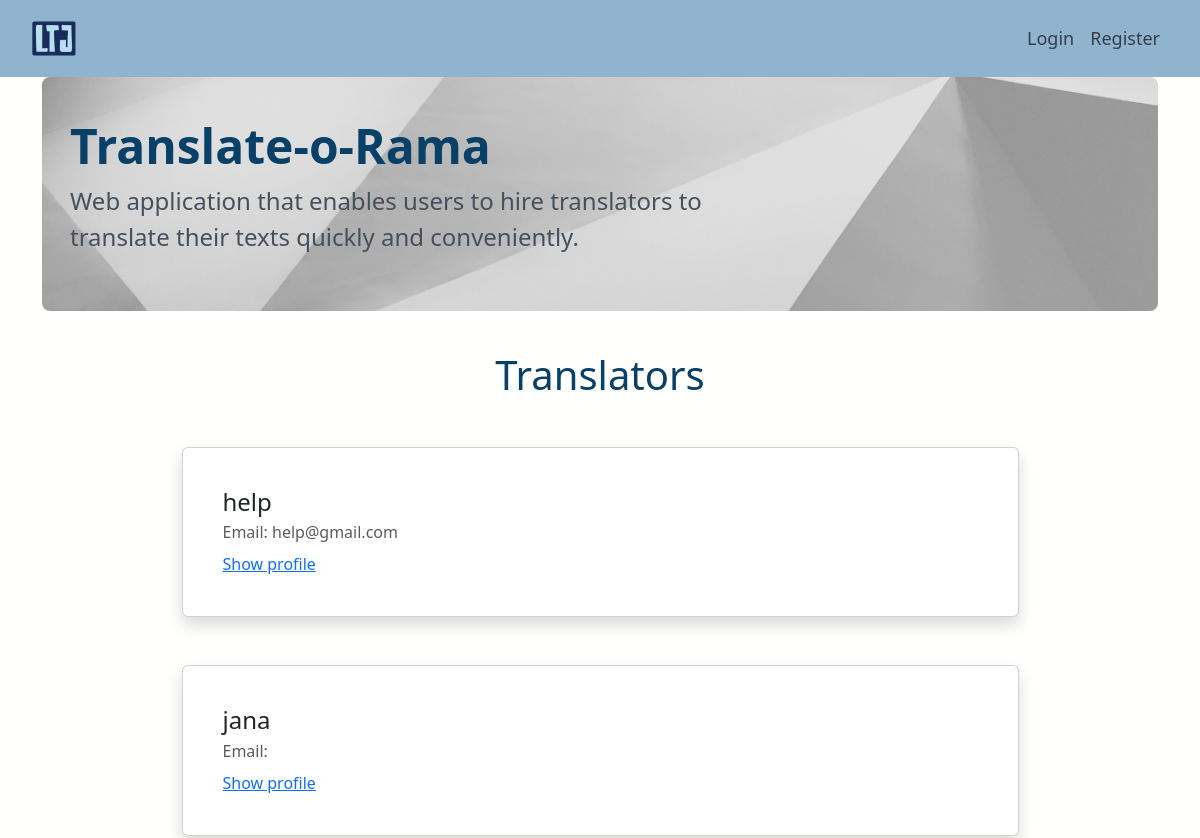
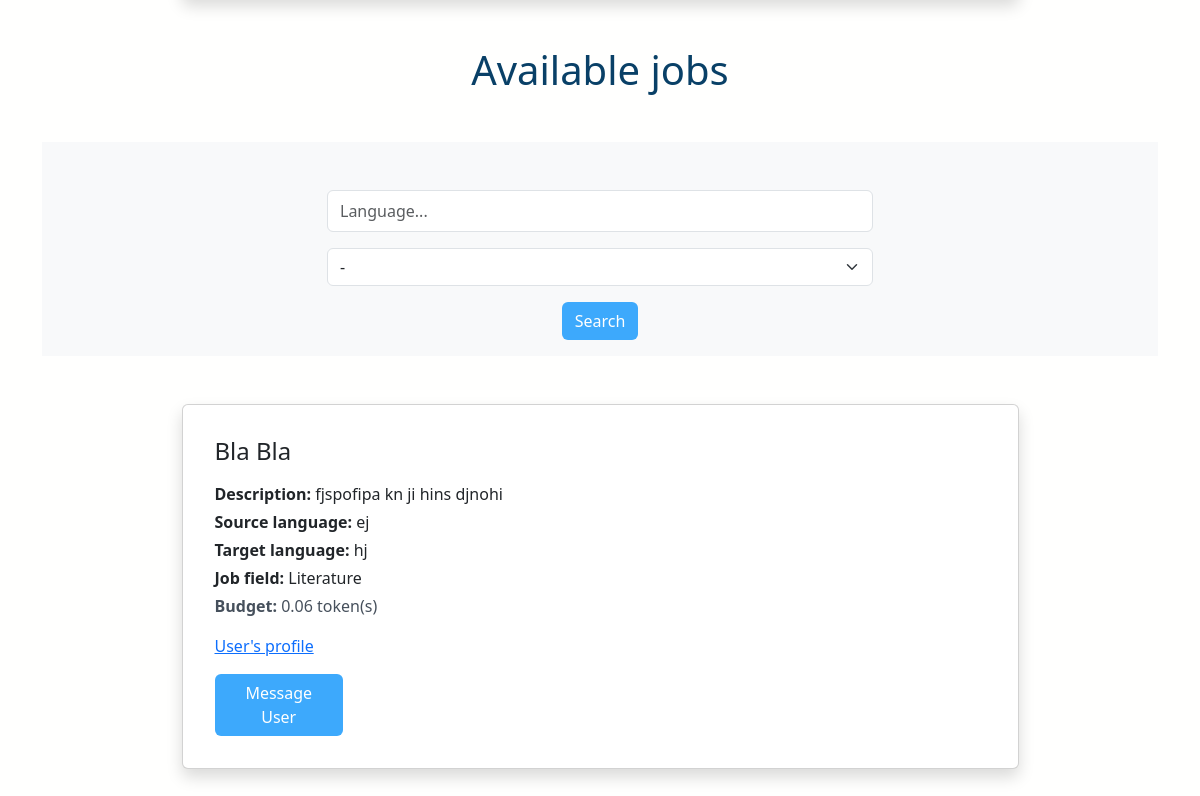
The app's page /, older data (2 pictures, top to bottom).
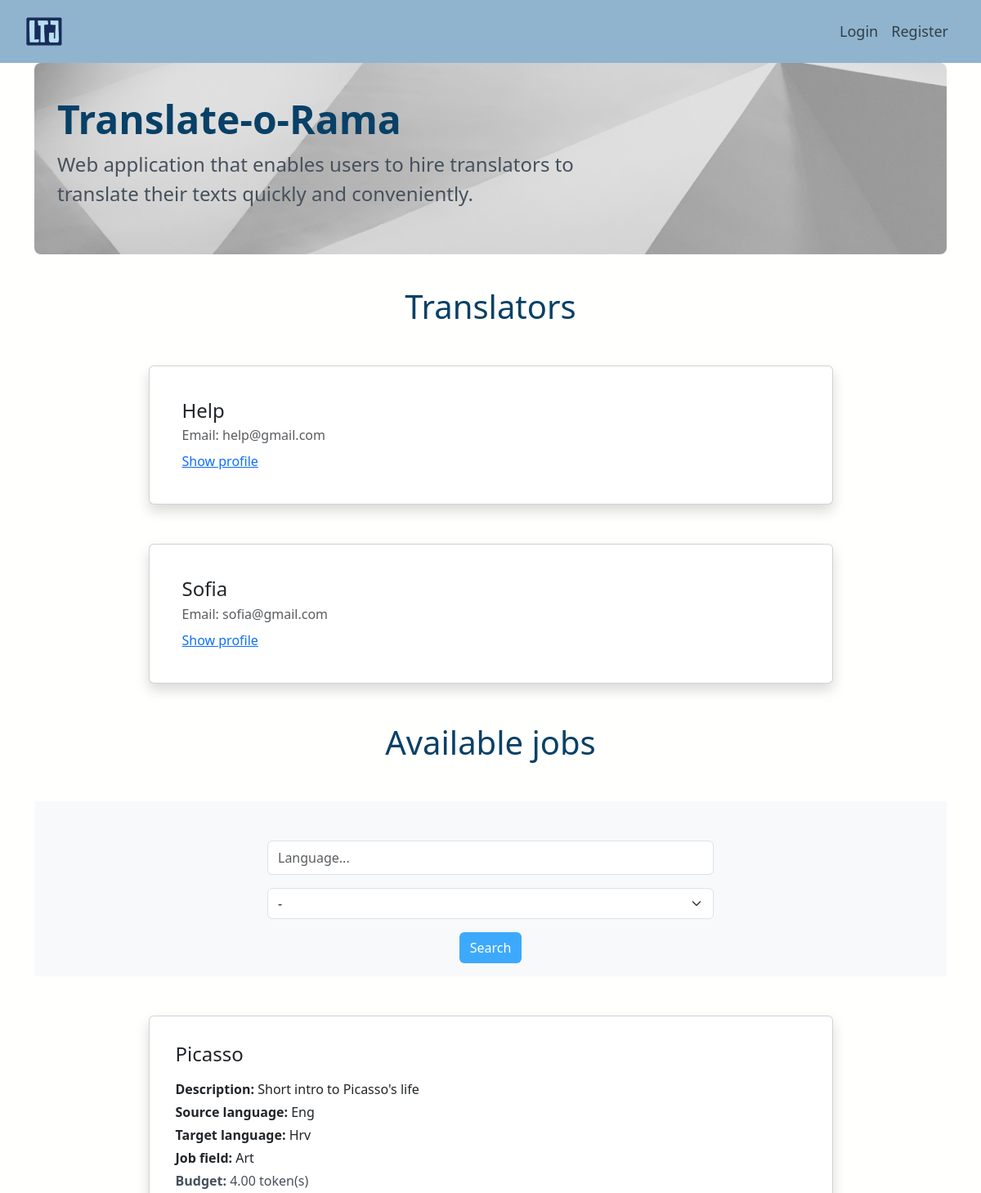
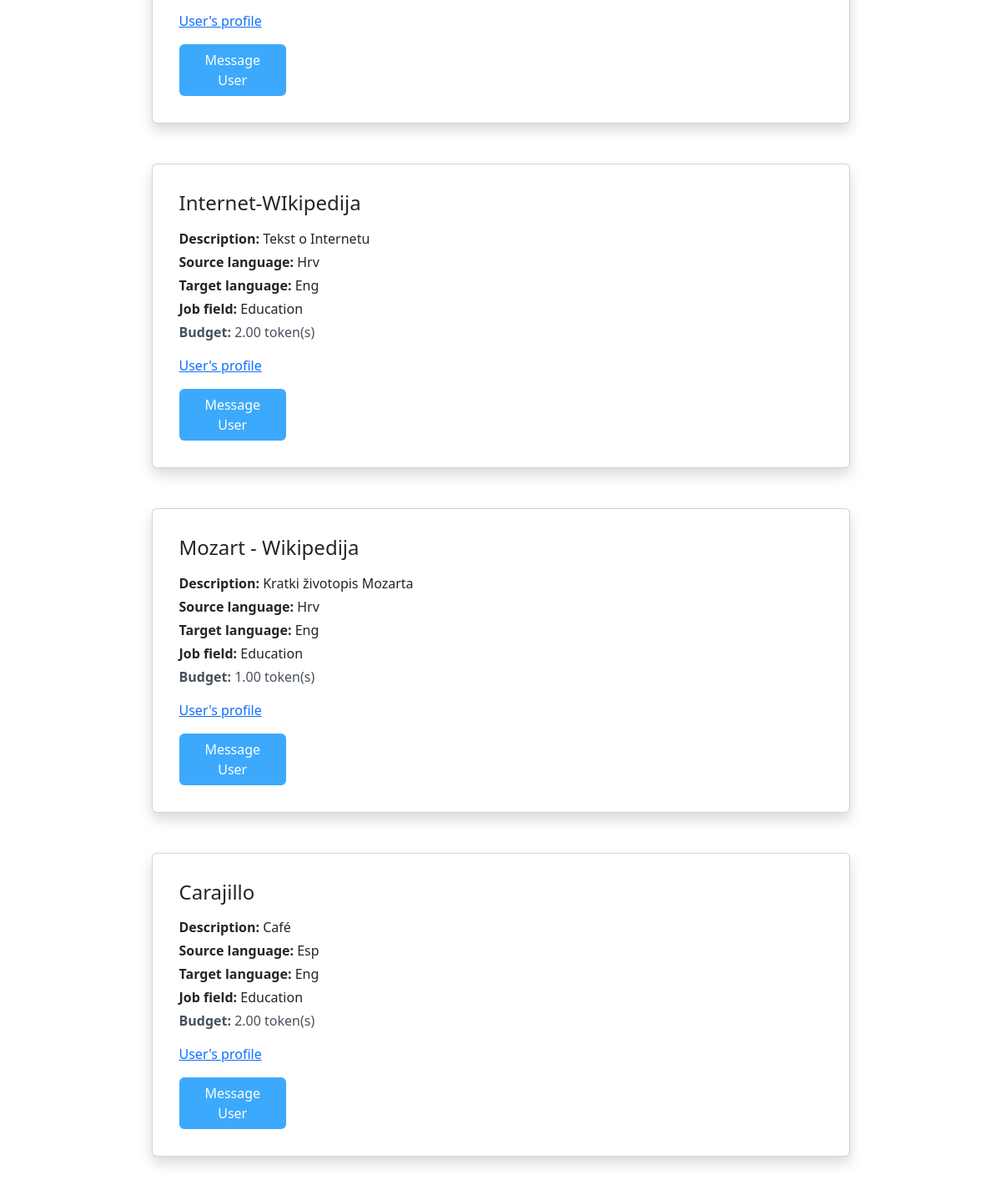
The same page, newer data (2 pictures, top to bottom).
### app/models.py (models this page shows, shortened)
class UserProfile(models.Model):
    user = models.OneToOneField(User, on_delete=models.CASCADE)
    token_balance = models.DecimalField(default=0.0, max_digits=5, decimal_places=2)
    is_translator = models.BooleanField(default=False)

class Job(models.Model):
    user = models.ForeignKey(User, on_delete=models.CASCADE, related_name="user")
    title = models.TextField(blank=False, unique=True)
    description = models.TextField(blank=False)
    source_language = models.TextField(blank=False)
    target_language = models.TextField(blank=False)
    job_field = models.CharField(
        max_length=15,
        choices=JobField.JOB_CHOICES,
        default=JobField.LITERATURE,
    )
    budget = models.DecimalField(max_digits=10, decimal_places=2, default=0.0)
    text = models.TextField(blank=False)
    assigned_to = models.ForeignKey(
        "JobBid",
        on_delete=models.CASCADE,
        blank=True,
        null=True,
        related_name="assigned_to",
    )
    is_assigned = models.BooleanField(default=False)
    is_completed = models.BooleanField(default=False)
    translator = models.ForeignKey(
        User,
        on_delete=models.SET_NULL,
        blank=True,
        null=True,
        related_name="set_as_translator_of_job",
    )
    translation = models.TextField(blank=True, null=True)
    dispute = models.ForeignKey(
        Dispute,
        on_delete=models.SET_NULL,
        blank=True,
        null=True,
        related_name="dispute_for_completed_job",
    )

### app/views.py (the view)
# urls.py: 2. Add a URL to urlpatterns:  path('', views.home, name='home')
def home(request):
    user = request.user
    translators = UserProfile.objects.filter(Q(is_translator=True))
    available_jobs = Job.objects.filter(
        Q(is_assigned=False),
        Q(is_completed=False),
    )
    job_fields = JobField.objects.all()
    job_field_query = request.GET.get("job_field")
    target_language_query = request.GET.get("target_language")
    source_language_query = request.GET.get("target_language")
    if (
        target_language_query != ""
        and target_language_query is not None
        and job_field_query != ""
        and job_field_query is not None
    ):
        available_jobs = available_jobs.filter(
            Q(job_field__icontains=job_field_query),
            Q(target_language__icontains=target_language_query)
            | Q(source_language__icontains=source_language_query),
        ).distinct()
    elif target_language_query != "" and target_language_query is not None:
        available_jobs = available_jobs.filter(
            Q(target_language__icontains=target_language_query)
            | Q(source_language__icontains=source_language_query)
        )
    elif job_field_query != "" and job_field_query is not None:
        available_jobs = available_jobs.filter(job_field__icontains=job_field_query)
    context = {
        "translators": translators,
        "available_jobs": available_jobs,
        "user": user,
        "job_fields": job_fields,
    }
    return render(request, "app/home.html", context)

### app/templates/app/home.html (shortened to what this page needs)
{% extends 'app/base.html' %}
{% block content %}
        <h1 class="text-center mt-3">Translators</h3>
        {% for translator in translators %}
                {% include 'includes/user_card.html' with user=translator %}
                {% empty %}
                <div class="row">
                No translators.
                </div>
        {% endfor %}
        <h1 class="text-center mt-5">Available jobs</h3>
        <div class="row mx-auto mt-5 pt-5 pb-3 bg-light">
            <form method="GET" action="{% url 'home_path' %}">
                <div class="form-row w-50 mx-auto">
                    <div class="form-group col-12">
                        <div class="input-group">
                            <input class="form-control py-2 border-right-0 border" type="search" name="target_language" placeholder="Language..." />
                        </div>
                    </div>
                </div>
                <select class="form-select w-50 mx-auto mt-3"  name="job_field" aria-label="Default select example">
                    <option value="">-</option>
                </select>
                <div class="mx-auto text-center mt-3">
                    <button class="btn custom-btn " type="submit">Search</button>
                </div>
        </form>
        </div>
        {% for job in available_jobs %}
                {% include 'includes/unassigned_jobs.html' with job=job user=user %}
                {% empty %}
                <div class="row">
                        No jobs posted.
                </div>
        {% endfor %}
{% endblock content %}

### app/templates/includes/user_card.html
<div class="card mt-5 w-75 mx-auto shadow p-3 mb-5 bg-white rounded">
    <div class="card-body m-2 ">
      <h4 class="card-title">{{ user.user.username }}</h4>
      <div class="card-subtitle mb-2 text-muted">Email: {{ user.user.email }} </div>
      <div class="card-text"><a href="{% url 'app:profile' user.user.id %}">Show profile</a></div>
    </div>
  </div>

### app/templates/includes/unassigned_jobs.html (shortened to what this page needs)
  <div class="card mt-5 w-75 mx-auto shadow p-3 mb-5 bg-white rounded">
    <div class="card-body ">
        <h4 class="card-title">{{ job.title }}</h4>
        <div class="card-subtitle mt-3"><b>Description:</b> {{ job.description }}</div>
        <div class="card-text mt-1"><b>Source language:</b>  {{ job.source_language }}</div>
        <div class="card-text mt-1"><b>Target language:</b>  {{ job.target_language }}</div>
        <div class="card-text mt-1"><b>Job field:</b>  {{ job.job_field }}</div>
        <p class="card-text mt-1"><b>Budget:</b>  {{ job.budget }} token(s)</p>
        <p class="card-text mt-1"><a href="{% url 'app:profile' job.user.id %}">User's profile</a></p>
        {% if user.userprofile.is_translator and user != job.user %}
        <div class="row">
            <form action="{% url 'app:jobs_bid' job.id %}" method="POST" class="col-2">
                {% csrf_token %}
                <button type="submit" class="btn custom-btn">Bid on Job</button>
            </form>
            <form action="{% url 'app:message_user' job.id %}" method="POST" class="col-2">
                {% csrf_token %}
                <button type="submit" class="btn custom-btn">Message User</a>
            </form>
            <div class="col-6"></div>
        </div>
        {% else %}
        <form action="{% url 'app:message_user' job.id %}" method="POST" class="col-2">
            <button type="submit" class="btn custom-btn">Message User</a>
        </form>
        {% endif %}
    </div>
  </div>

Row changes from the older to the newer data that the page shows:
removed Job: title "Bla Bla", description "fjspofipa kn ji hins djnohi", source_language "ej", target_language "hj", job_field "Literature", budget "0.06"
changed through a linked row, UserProfile "help@gmail.com": user.username "help" → "Help"
changed UserProfile: user.username "jana" → "Sofia"; user.email (not shown) → "sofia@gmail.com"
added Job: title "Picasso", description "Short intro to Picasso's life", source_language "Eng", target_language "Hrv", job_field "Art", budget "4.00"
added Job: title "Internet-WIkipedija", description "Tekst o Internetu", source_language "Hrv", target_language "Eng", job_field "Education", budget "2.00"
added Job: title "Mozart - Wikipedija", description "Kratki životopis Mozarta", source_language "Hrv", target_language "Eng", job_field "Education", budget "1.00"
added Job: title "Carajillo", description "Café", source_language "Esp", target_language "Eng", job_field "Education", budget "2.00"
